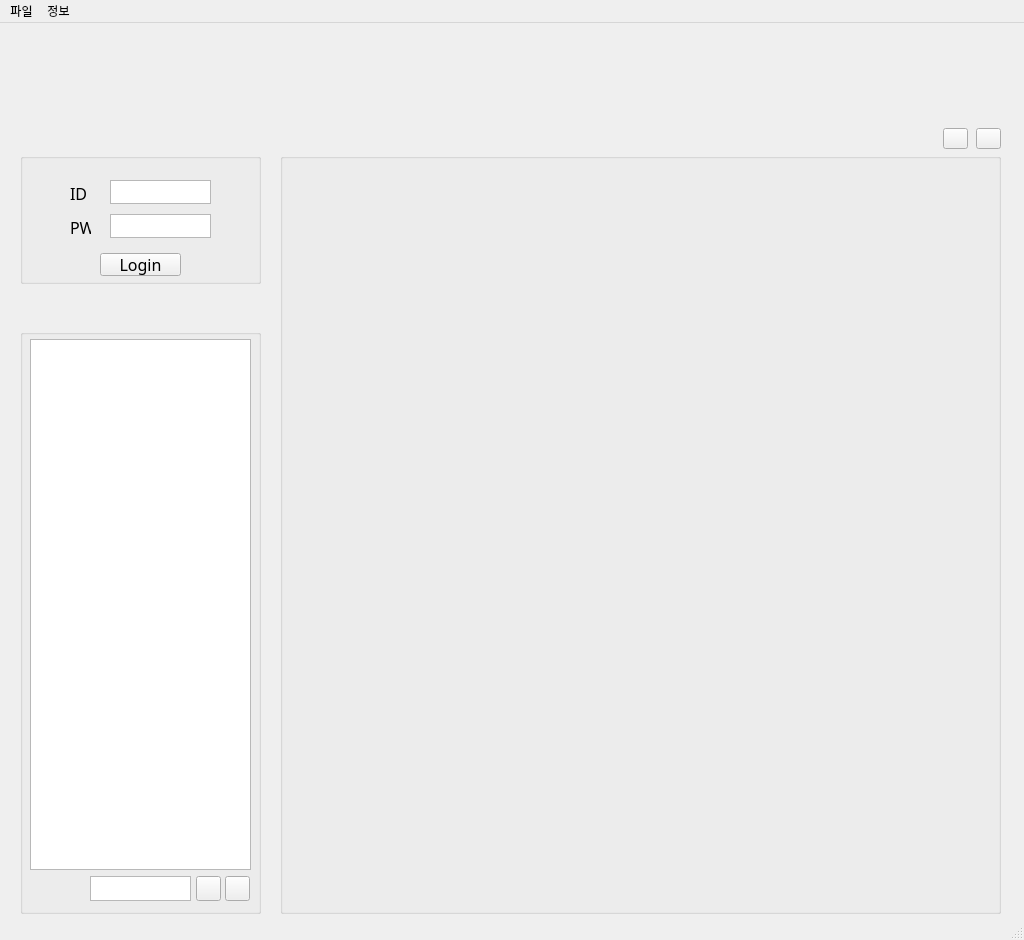
<?xml version="1.0" encoding="UTF-8"?>
<ui version="4.0">
 <class>DB_project</class>
 <widget class="QMainWindow" name="DB_project">
  <property name="geometry">
   <rect>
    <x>0</x>
    <y>0</y>
    <width>1024</width>
    <height>940</height>
   </rect>
  </property>
  <property name="minimumSize">
   <size>
    <width>1024</width>
    <height>940</height>
   </size>
  </property>
  <property name="maximumSize">
   <size>
    <width>1024</width>
    <height>940</height>
   </size>
  </property>
  <property name="windowTitle">
   <string>DB_project</string>
  </property>
  <property name="styleSheet">
   <string notr="true"/>
  </property>
  <widget class="QWidget" name="centralWidget">
   <widget class="QGroupBox" name="login_group">
    <property name="geometry">
     <rect>
      <x>20</x>
      <y>130</y>
      <width>241</width>
      <height>131</height>
     </rect>
    </property>
    <property name="title">
     <string/>
    </property>
    <widget class="QLabel" name="id_lab">
     <property name="geometry">
      <rect>
       <x>50</x>
       <y>32</y>
       <width>21</width>
       <height>16</height>
      </rect>
     </property>
     <property name="font">
      <font>
       <family>Blippo Blk BT</family>
       <pointsize>12</pointsize>
      </font>
     </property>
     <property name="text">
      <string>ID</string>
     </property>
    </widget>
    <widget class="QLabel" name="pw_lab">
     <property name="geometry">
      <rect>
       <x>50</x>
       <y>66</y>
       <width>21</width>
       <height>16</height>
      </rect>
     </property>
     <property name="font">
      <font>
       <family>Blippo Blk BT</family>
       <pointsize>12</pointsize>
      </font>
     </property>
     <property name="text">
      <string>PW</string>
     </property>
    </widget>
    <widget class="QTextEdit" name="id_txt">
     <property name="geometry">
      <rect>
       <x>90</x>
       <y>27</y>
       <width>101</width>
       <height>24</height>
      </rect>
     </property>
     <property name="font">
      <font>
       <family>나눔바른고딕</family>
      </font>
     </property>
     <property name="cursor" stdset="0">
      <cursorShape>IBeamCursor</cursorShape>
     </property>
     <property name="inputMethodHints">
      <set>Qt::ImhNone</set>
     </property>
     <property name="verticalScrollBarPolicy">
      <enum>Qt::ScrollBarAlwaysOff</enum>
     </property>
     <property name="horizontalScrollBarPolicy">
      <enum>Qt::ScrollBarAlwaysOff</enum>
     </property>
     <property name="tabChangesFocus">
      <bool>true</bool>
     </property>
     <property name="lineWrapMode">
      <enum>QTextEdit::NoWrap</enum>
     </property>
    </widget>
    <widget class="QTextEdit" name="pw_txt">
     <property name="geometry">
      <rect>
       <x>90</x>
       <y>61</y>
       <width>101</width>
       <height>24</height>
      </rect>
     </property>
     <property name="font">
      <font>
       <family>나눔바른고딕</family>
      </font>
     </property>
     <property name="cursor" stdset="0">
      <cursorShape>IBeamCursor</cursorShape>
     </property>
     <property name="inputMethodHints">
      <set>Qt::ImhNone</set>
     </property>
     <property name="verticalScrollBarPolicy">
      <enum>Qt::ScrollBarAlwaysOff</enum>
     </property>
     <property name="horizontalScrollBarPolicy">
      <enum>Qt::ScrollBarAlwaysOff</enum>
     </property>
     <property name="tabChangesFocus">
      <bool>true</bool>
     </property>
     <property name="lineWrapMode">
      <enum>QTextEdit::NoWrap</enum>
     </property>
    </widget>
    <widget class="QPushButton" name="login_btn">
     <property name="geometry">
      <rect>
       <x>80</x>
       <y>100</y>
       <width>81</width>
       <height>23</height>
      </rect>
     </property>
     <property name="font">
      <font>
       <family>Blippo Blk BT</family>
       <pointsize>12</pointsize>
      </font>
     </property>
     <property name="cursor">
      <cursorShape>PointingHandCursor</cursorShape>
     </property>
     <property name="text">
      <string>Login</string>
     </property>
    </widget>
   </widget>
   <widget class="QGroupBox" name="inbody_info_1">
    <property name="geometry">
     <rect>
      <x>280</x>
      <y>130</y>
      <width>721</width>
      <height>761</height>
     </rect>
    </property>
    <property name="title">
     <string/>
    </property>
    <widget class="QLabel" name="inbody_img">
     <property name="geometry">
      <rect>
       <x>10</x>
       <y>13</y>
       <width>701</width>
       <height>741</height>
      </rect>
     </property>
     <property name="autoFillBackground">
      <bool>false</bool>
     </property>
     <property name="styleSheet">
      <string notr="true"/>
     </property>
     <property name="text">
      <string/>
     </property>
    </widget>
   </widget>
   <widget class="QGroupBox" name="guest_list">
    <property name="geometry">
     <rect>
      <x>20</x>
      <y>306</y>
      <width>241</width>
      <height>585</height>
     </rect>
    </property>
    <property name="title">
     <string/>
    </property>
    <widget class="QTableView" name="guest_table">
     <property name="geometry">
      <rect>
       <x>10</x>
       <y>10</y>
       <width>221</width>
       <height>531</height>
      </rect>
     </property>
    </widget>
    <widget class="QTextEdit" name="search_txt">
     <property name="geometry">
      <rect>
       <x>70</x>
       <y>547</y>
       <width>101</width>
       <height>25</height>
      </rect>
     </property>
     <property name="font">
      <font>
       <family>나눔바른고딕</family>
      </font>
     </property>
     <property name="cursor" stdset="0">
      <cursorShape>IBeamCursor</cursorShape>
     </property>
     <property name="inputMethodHints">
      <set>Qt::ImhNone</set>
     </property>
     <property name="verticalScrollBarPolicy">
      <enum>Qt::ScrollBarAlwaysOff</enum>
     </property>
     <property name="horizontalScrollBarPolicy">
      <enum>Qt::ScrollBarAlwaysOff</enum>
     </property>
     <property name="tabChangesFocus">
      <bool>true</bool>
     </property>
     <property name="lineWrapMode">
      <enum>QTextEdit::NoWrap</enum>
     </property>
    </widget>
    <widget class="QPushButton" name="search_btn">
     <property name="geometry">
      <rect>
       <x>176</x>
       <y>547</y>
       <width>25</width>
       <height>25</height>
      </rect>
     </property>
     <property name="cursor">
      <cursorShape>PointingHandCursor</cursorShape>
     </property>
     <property name="styleSheet">
      <string notr="true"/>
     </property>
     <property name="text">
      <string/>
     </property>
    </widget>
    <widget class="QPushButton" name="all_btn">
     <property name="geometry">
      <rect>
       <x>205</x>
       <y>547</y>
       <width>25</width>
       <height>25</height>
      </rect>
     </property>
     <property name="cursor">
      <cursorShape>PointingHandCursor</cursorShape>
     </property>
     <property name="styleSheet">
      <string notr="true"/>
     </property>
     <property name="text">
      <string/>
     </property>
    </widget>
   </widget>
   <widget class="QPushButton" name="left_btn">
    <property name="geometry">
     <rect>
      <x>943</x>
      <y>105</y>
      <width>25</width>
      <height>21</height>
     </rect>
    </property>
    <property name="cursor">
     <cursorShape>PointingHandCursor</cursorShape>
    </property>
    <property name="autoFillBackground">
     <bool>false</bool>
    </property>
    <property name="styleSheet">
     <string notr="true">background:url(:/Resource/img/left_icon.png)</string>
    </property>
    <property name="text">
     <string/>
    </property>
   </widget>
   <widget class="QPushButton" name="right_btn">
    <property name="geometry">
     <rect>
      <x>976</x>
      <y>105</y>
      <width>25</width>
      <height>21</height>
     </rect>
    </property>
    <property name="cursor">
     <cursorShape>PointingHandCursor</cursorShape>
    </property>
    <property name="styleSheet">
     <string notr="true">background:url(:/Resource/img/right_icon.png)</string>
    </property>
    <property name="text">
     <string/>
    </property>
   </widget>
  </widget>
  <widget class="QMenuBar" name="menuBar">
   <property name="geometry">
    <rect>
     <x>0</x>
     <y>0</y>
     <width>1024</width>
     <height>21</height>
    </rect>
   </property>
   <widget class="QMenu" name="menu">
    <property name="title">
     <string>파일</string>
    </property>
   </widget>
   <widget class="QMenu" name="menu_2">
    <property name="title">
     <string>정보</string>
    </property>
   </widget>
   <addaction name="menu"/>
   <addaction name="menu_2"/>
  </widget>
  <widget class="QStatusBar" name="statusBar"/>
 </widget>
 <layoutdefault spacing="6" margin="11"/>
 <resources/>
 <connections/>
</ui>
